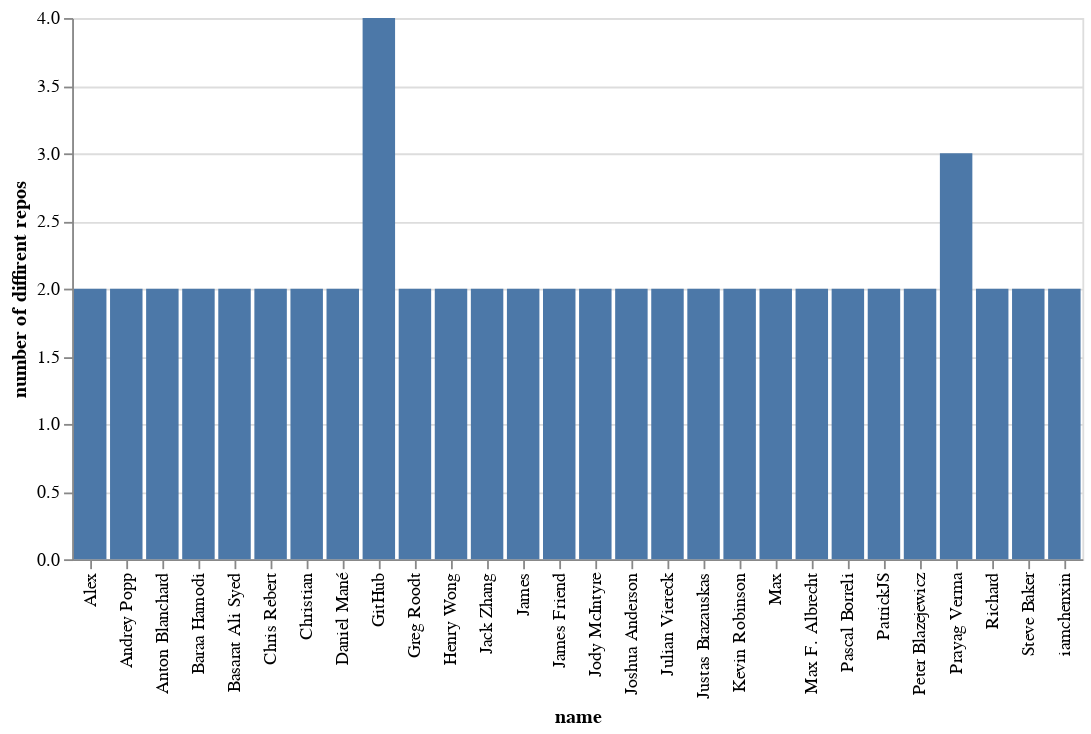

The code cell stored with this chart in its notebook:
### Code cell
alt.Chart(df3).mark_bar().encode(x='name',y='number of diffirent repos')

### Figure 1 — Vega-Lite specification as saved in the notebook (floating-point values rounded to 4 significant figures)
{"config": {"view": {"continuousWidth": 300, "continuousHeight": 300}}, "data": {"name": "data-a314d4e956cc9397d454687669e0b111"}, "mark": {"type": "bar"}, "encoding": {"x": {"field": "name", "type": "nominal"}, "y": {"field": "number of diffirent repos", "type": "quantitative"}}, "$schema": "https://vega.github.io/schema/vega-lite/v5.8.0.json", "datasets": {"data-a314d4e956cc9397d454687669e0b111": [{"name": "Christian", "number of diffirent repos": 2}, {"name": "Joshua Anderson", "number of diffirent repos": 2}, {"name": "Julian Viereck", "number of diffirent repos": 2}, {"name": "Richard", "number of diffirent repos": 2}, {"name": "Jody McIntyre", "number of diffirent repos": 2}, {"name": "Henry Wong", "number of diffirent repos": 2}, {"name": "Daniel Mané", "number of diffirent repos": 2}, {"name": "PatrickJS", "number of diffirent repos": 2}, {"name": "Basarat Ali Syed", "number of diffirent repos": 2}, {"name": "Steve Baker", "number of diffirent repos": 2}, {"name": "James", "number of diffirent repos": 2}, {"name": "Max F. Albrecht", "number of diffirent repos": 2}, {"name": "Peter Blazejewicz", "number of diffirent repos": 2}, {"name": "Alex", "number of diffirent repos": 2}, {"name": "Pascal Borreli", "number of diffirent repos": 2}, {"name": "Anton Blanchard", "number of diffirent repos": 2}, {"name": "iamchenxin", "number of diffirent repos": 2}, {"name": "Andrey Popp", "number of diffirent repos": 2}, {"name": "Max", "number of diffirent repos": 2}, {"name": "Kevin Robinson", "number of diffirent repos": 2}, {"name": "Chris Rebert", "number of diffirent repos": 2}, {"name": "Justas Brazauskas", "number of diffirent repos": 2}, {"name": "Jack Zhang", "number of diffirent repos": 2}, {"name": "James Friend", "number of diffirent repos": 2}, {"name": "Greg Roodt", "number of diffirent repos": 2}, {"name": "Baraa Hamodi", "number of diffirent repos": 2}, {"name": "Prayag Verma", "number of diffirent repos": 3}, {"name": "GitHub", "number of diffirent repos": 4}]}}
